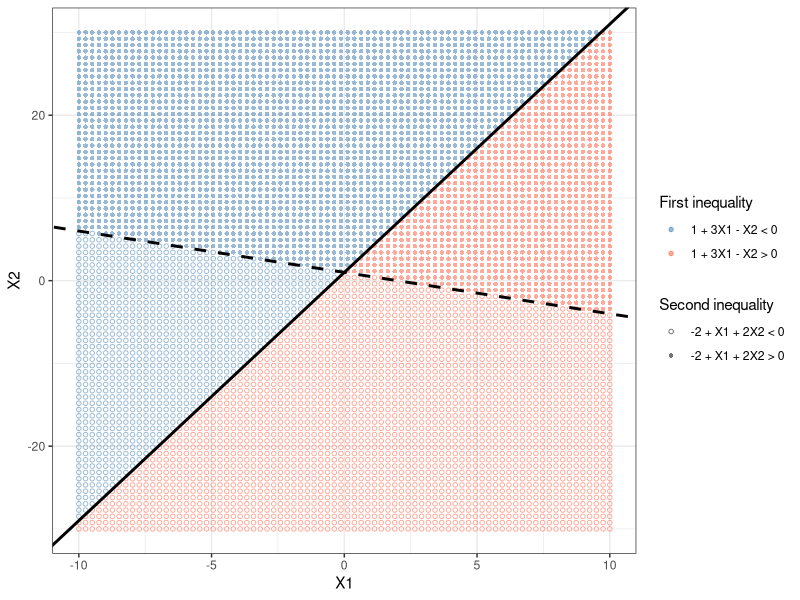
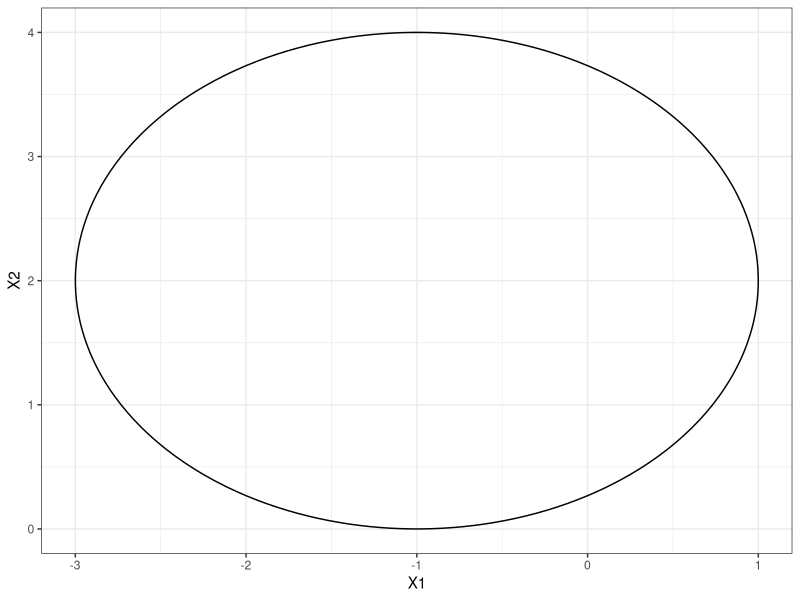
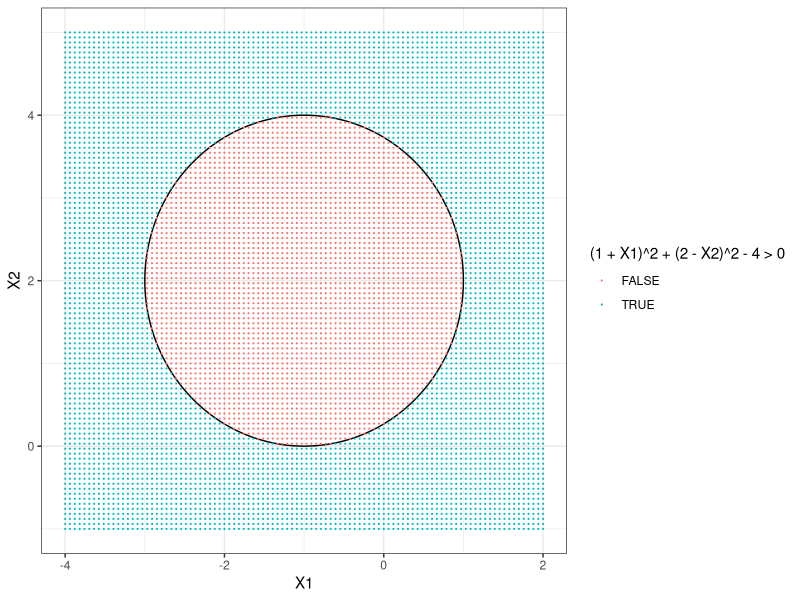
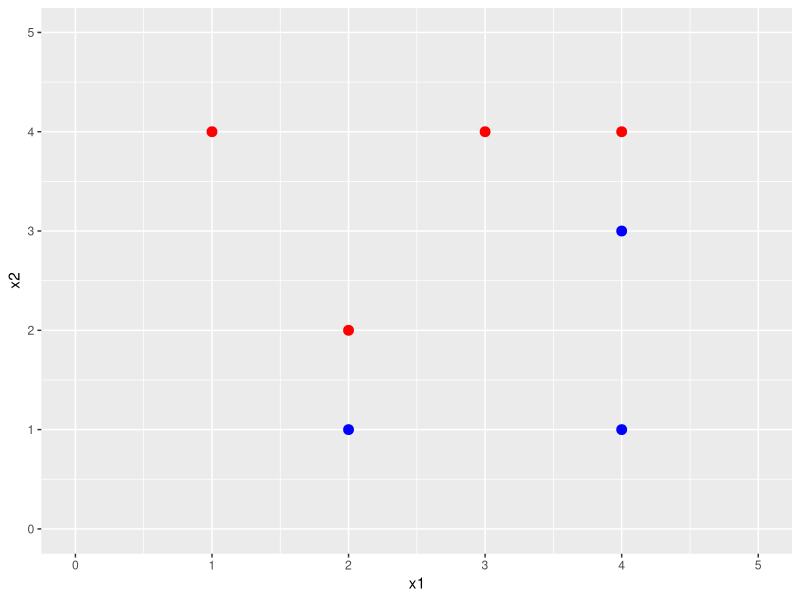

Source code (R) for these figures, in order: (Note: this script raises an error after producing the figures.)
library(ggplot2)
library(e1071)

# 1
xlim <- c(-10, 10)
ylim <- c(-30, 30)

points <- expand.grid(
  X1 = seq(xlim[1], xlim[2], length.out = 80),
  X2 = seq(ylim[1], ylim[2], length.out = 80)
)

points$region1 <- ifelse(1 + 3 * points$X1 - points$X2 > 0, "1 + 3X1 - X2 > 0", "1 + 3X1 - X2 < 0")
points$region2 <- ifelse(-2 + points$X1 + 2 * points$X2 > 0, "-2 + X1 + 2X2 > 0", "-2 + X1 + 2X2 < 0")

ggplot(points, aes(X1, X2)) +
  geom_point(aes(color = region1, shape = region2), size = 1.2, alpha = 0.55) +
  geom_abline(intercept = 1, slope = 3, linewidth = 1) +
  geom_abline(intercept = 1, slope = -0.5, linetype = "dashed", linewidth = 1) +
  scale_color_manual(values = c("1 + 3X1 - X2 > 0" = "tomato", "1 + 3X1 - X2 < 0" = "steelblue")) +
  scale_shape_manual(values = c("-2 + X1 + 2X2 > 0" = 16, "-2 + X1 + 2X2 < 0" = 1)) +
  coord_cartesian(xlim = xlim, ylim = ylim) +
  labs(x = "X1", y = "X2", color = "First inequality", shape = "Second inequality") +
  theme_bw()

# 2
# a.
points <- expand.grid(
  X1 = seq(-4, 2, length.out = 100),
  X2 = seq(-1, 5, length.out = 100)
)
plotb <- ggplot(points, aes(x = X1, y = X2, z = (1 + X1)^2 + (2 - X2)^2 - 4)) + geom_contour(breaks = 0, colour = "black") + theme_bw()
plotb
# b.
plotb + geom_point(aes(color = (1 + X1)^2 + (2 - X2)^2 - 4 > 0), size = 0.1)
# c.
# (0, 0): blue
# (-1, 1): red
# (2, 2): blue
# (3, 8): blue
# d.
# TODO

# 3
# a.
x1 <- c(3, 2, 4, 1, 2, 4, 4)
x2 <- c(4, 2, 4, 4, 1, 3, 1)
y  = c(rep("Red", 4), rep("Blue", 3))

svm_training_data <- data.frame(x1 = x1, x2 = x2, y = y)

svmPoints <- ggplot(svm_training_data, aes(x = x1, y = x2, color = y)) +
  geom_point(size = 3) +
  coord_cartesian(xlim = c(0, 5), ylim = c(0, 5)) +
  scale_color_identity()
svmPoints

# b.
svmModel <- svm(y ~ x1 + x2, data = svm_training_data, kernel = "linear", cost = 1e5, scale = FALSE)
hyperplaneWeights <- drop(t(svmModel$coefs) %*% as.matrix(svm_training_data[svmModel$index, c("x1", "x2")]))
hyperplaneIntercept <- -svmModel$rho

cat(sprintf("%.4f + %.4f*x1 + %.4f*x2 = 0\n", hyperplaneIntercept, hyperplaneWeights[1], hyperplaneWeights[2]))
# 1.0004 + -1.9998*x1 + 1.9997*x2 = 0

svmPoints + geom_abline(intercept = -hyperplaneIntercept / hyperplaneWeights[2], slope = -hyperplaneWeights[1] / hyperplaneWeights[2], linetype = "dashed")
# c.
# Classify to Red if β0 + β1X1 + β2X2 > 0, and classify to Blue otherwise, where β0=1, β1=−2, β2=2
# d.
decisionBoundarySlope <- -hyperplaneWeights[1] / hyperplaneWeights[2]
decisionBoundaryIntercept <- -hyperplaneIntercept / hyperplaneWeights[2]
upperMarginIntercept <- (1 - hyperplaneIntercept) / hyperplaneWeights[2]
lowerMarginIntercept <- (-1 - hyperplaneIntercept) / hyperplaneWeights[2]

supportVectorData <- svm_training_data[svmModel$index, ]

svmWithMMH <- svmPoints +
  geom_abline(intercept = decisionBoundaryIntercept, slope = decisionBoundarySlope, linetype = "dashed") +
  geom_abline(intercept = upperMarginIntercept, slope = decisionBoundarySlope, linetype = "dotted") +
  geom_abline(intercept = lowerMarginIntercept, slope = decisionBoundarySlope, linetype = "dotted")
svmWithMMH
# e.
svmFinal <- svmWithMMH + geom_point(data = supportVectorData, aes(x = x1, y = x2), shape = 1, size = 4, stroke = 1.2, inherit.aes = FALSE)
svmFinal
# f.
# the 7th data point is at (4,1) which is far from the margin making it not a support vector, therefore small changes will not affect the hyperplane calculation
# g.
svmPoints + geom_abline(intercept = -0.1, slope = 1)
# 0.1 - x1 + x2 = 0
# h.
svmPoints + geom_point(aes(x = 3, y = 1), color = "red", size = 3)
# 4
data <- data.frame(
  x = runif(100),
  y = runif(100)
)
score <- (2 * data$x - 0.5)^2 + (data$y)^2 - 0.5
data$class <- factor(ifelse(score > 0, "red", "blue"))

p <- ggplot(data, aes(x = x, y = y, color = class)) +
  geom_point(size = 2) +
  scale_colour_identity()
p
# 5
# 7